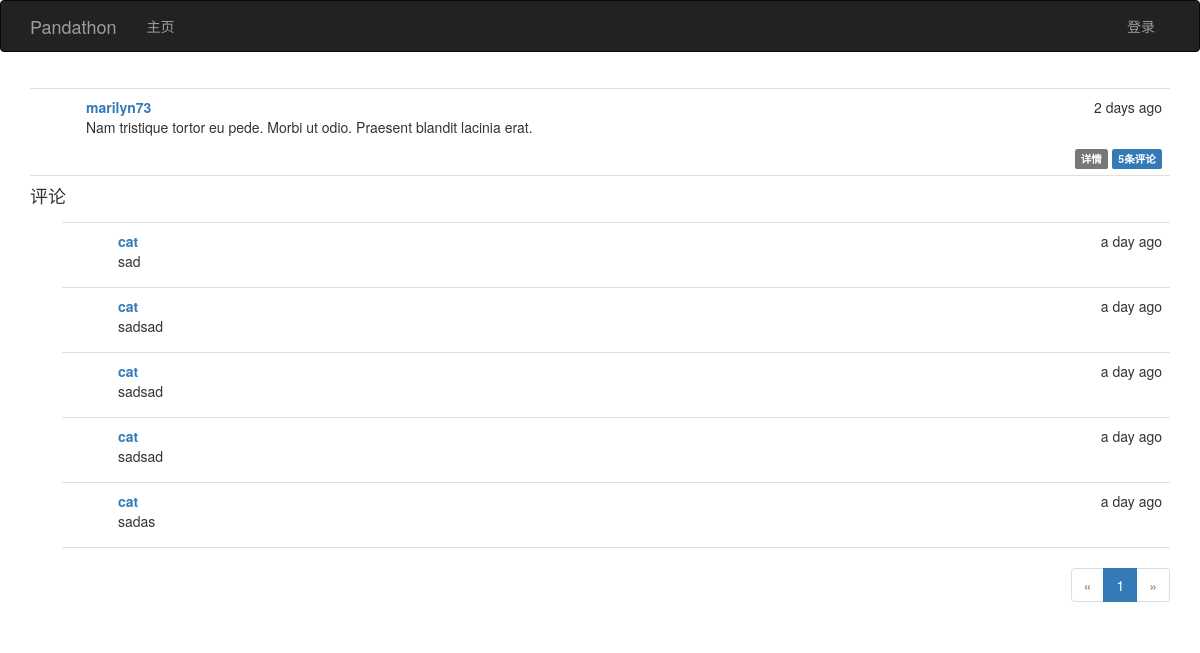
The app's page /post/164 with its own data.
### app/models.py (models this page shows, shortened)
class Post(db.Model):
    __tablename__ = 'posts'
    id = db.Column(db.Integer, primary_key=True)
    body = db.Column(db.Text)
    body_html = db.Column(db.Text)
    timestamp = db.Column(db.DateTime, index=True, default=datetime.now())
    author_id = db.Column(db.Integer, db.ForeignKey('users.id'))
    comments = db.relationship('Comment', backref='post', lazy='dynamic')

class User(UserMixin, db.Model):
    __tablename__ = 'users'
    id = db.Column(db.Integer, primary_key=True)
    email = db.Column(db.String(64), unique=True, index=True)
    username = db.Column(db.String(64), unique=True, index=True)
    role_id = db.Column(db.Integer, db.ForeignKey('roles.id'))
    password_hash = db.Column(db.String(128))
    confirmed = db.Column(db.Boolean, default=True)
    name = db.Column(db.String(64))
    location = db.Column(db.String(64))
    about_me = db.Column(db.Text())
    member_since = db.Column(db.DateTime(), default=datetime.now())
    last_seen = db.Column(db.DateTime(), default=datetime.now())
    posts = db.relationship('Post', backref='author', lazy='dynamic')
    followed = db.relationship('Follow', foreign_keys=[Follow.follower_id],
                               backref=db.backref('follower', lazy='joined'),
                               lazy='dynamic', cascade='all, delete-orphan')
    followers = db.relationship('Follow', foreign_keys=[Follow.followed_id],
                                backref=db.backref('followed', lazy='joined'),
                                lazy='dynamic', cascade='all, delete-orphan')
    comments = db.relationship('Comment', backref='author', lazy='dynamic')
    @property
    def password(self):
        raise AttributeError('password is not a readable attribute')

class Comment(db.Model):
    __tablename__ = 'comments'
    id = db.Column(db.Integer, primary_key=True)
    body = db.Column(db.Text)
    body_html = db.Column(db.Text)
    timestamp = db.Column(db.DateTime, index=True, default=datetime.now())
    disabled = db.Column(db.Boolean)
    author_id = db.Column(db.Integer, db.ForeignKey('users.id'))
    post_id = db.Column(db.Integer, db.ForeignKey('posts.id'))

### app/main/views.py (the view, shortened to what this page needs)
@main.route('/post/<int:id>', methods=['GET', 'POST'])
def post(id):
    post = Post.query.get_or_404(id)
    form = CommentForm()
    page = request.args.get('page', 1, type=int)
    if page == -1:
        page = (post.comments.count() - 1) / \
            current_app.config['PANDATHON_POSTS_PER_PAGE'] + 1
    pagination = post.comments.order_by(Comment.timestamp.asc()).paginate(
        page, per_page=current_app.config['PANDATHON_POSTS_PER_PAGE'],
        error_out=False)
    comments = pagination.items
    return render_template('post.html', posts=[post], form=form,
                           comments=comments, pagination=pagination)

### app/auth/views.py (called while the page is built)
@auth.before_app_request
def before_request():
    if current_user.is_authenticated():
        current_user.ping()
        if not current_user.confirmed \
                and request.endpoint[:5] != 'auth.':
            return redirect(url_for('auth.unconfirmed'))

### app/main/__init__.py (called while the page is built)
@main.app_context_processor
def inject_permissions():
    return dict(Permission=Permission)

### app/models.py (called while the page is built)
    def can(self, permissions):
        return False

    def is_administrator(self):
        return False

### app/templates/post.html (shortened to what this page needs)
{% extends "base.html" %}
{% import "bootstrap/wtf.html" as wtf %}
{% import "_macros.html" as macros %}
{% block page_content %}
{% include '_posts.html' %}
<h4 id="comments">评论</h4>
{% include "_comments.html" %}
{% if pagination %}
<div class="pagination">
    {{ macros.pagination_widget(pagination, '.post', fragment='#comments', id=posts[0].id) }}
</div>
{% endif %}
{% endblock %}

### app/templates/_posts.html (shortened to what this page needs)
<ul class="posts">
    {% for post in posts %}
    <li class="post">
        <div class="post-content">
            <div class="post-date">{{ moment(post.timestamp, True).fromNow() }}</div>
            <div class="post-author"><a href="{{ url_for('.user', username=post.author.username) }}">{{ post.author.username }}</a></div>
            <div class="post-body">
            {% if post.body_html %}
                {{ post.body_html | safe }}
            {% else %}
                {{ post.body }}
            {% endif %}
            </div>
            <div class="post-footer">
                <a href="{{ url_for('.post', id=post.id) }}">
                    <span class="label label-default">详情</span>
                </a>
                <a href="{{ url_for('.post', id=post.id) }}#comments">
                    <span class="label label-primary">{{ post.comments.count() }}条评论</span>
                </a>
            </div>
        </div>
    </li>
    {% endfor %}
</ul>

### app/templates/_comments.html (shortened to what this page needs)
<ul class="comments">
    {% for comment in comments %}
    <li class="comment">
        <div class="comment-content">
            <div class="comment-date">{{ moment(comment.timestamp, True).fromNow() }}</div>
            <div class="comment-author"><a href="{{ url_for('.user', username=comment.author.username) }}">{{ comment.author.username }}</a></div>
            <div class="comment-body">
                {% if comment.body_html %}
                    {{ comment.body_html | safe }}
                {% else %}
                    {{ comment.body }}
                {% endif %}
            </div>
        </div>
    </li>
    {% endfor %}
</ul>

### app/static/styles.css (style rules this page uses)
ul.posts { list-style-type: none; padding: 0px; margin: 16px 0px 0px 0px; border-top: 1px solid #e0e0e0; }
ul.posts li.post { padding: 8px; border-bottom: 1px solid #e0e0e0; }
div.post-date { float: right; }
div.post-author { font-weight: bold; }
div.post-content { margin-left: 48px; min-height: 48px; }
div.post-footer { text-align: right; }
ul.comments { list-style-type: none; padding: 0px; margin: 16px 0px 0px 0px; bborder-top: 1px solid #e0e0e0; }
ul.comments li.comment { margin-left: 32px; padding: 8px; border-bottom: 1px solid #e0e0e0; }
ul.comments li.comment:nth-child(1) { border-top: 1px solid #e0e0e0; }
div.comment-date { float: right; }
div.comment-author { font-weight: bold; }
div.comment-content { margin-left: 48px; min-height: 48px; }
div.pagination { width: 100%; text-align: right; padding: 0px; margin: 0px; }

### records on screen
Post: timestamp "2 days ago", author.username "marilyn73", body_html "Nam tristique tortor eu pede. Morbi ut odio. Praesent blandit lacinia erat.", comments.count "5"
Comment: timestamp "a day ago", author.username "cat", body_html "sad"
Comment: timestamp "a day ago", author.username "cat", body_html "sadsad"
Comment: timestamp "a day ago", author.username "cat", body_html "sadsad"
Comment: timestamp "a day ago", author.username "cat", body_html "sadsad"
Comment: timestamp "a day ago", author.username "cat", body_html "sadas"

### other values on screen
{{ p }} "1"
